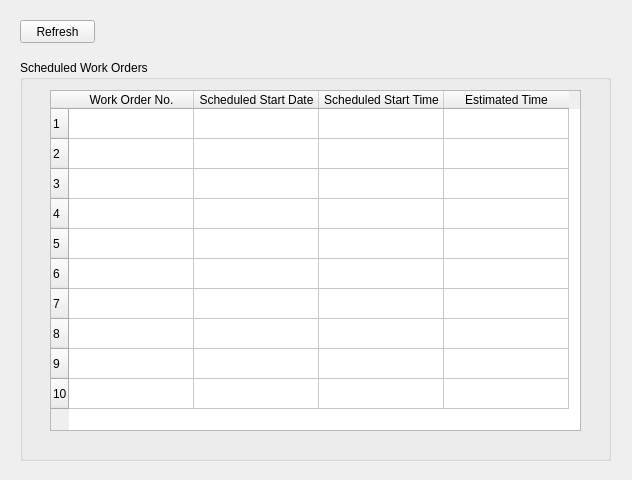
<?xml version="1.0" encoding="UTF-8"?>
<ui version="4.0">
 <class>Form</class>
 <widget class="QWidget" name="Form">
  <property name="geometry">
   <rect>
    <x>0</x>
    <y>0</y>
    <width>632</width>
    <height>480</height>
   </rect>
  </property>
  <property name="windowTitle">
   <string>Form</string>
  </property>
  <widget class="QGroupBox" name="groupBox">
   <property name="geometry">
    <rect>
     <x>20</x>
     <y>60</y>
     <width>591</width>
     <height>401</height>
    </rect>
   </property>
   <property name="title">
    <string>Scheduled Work Orders</string>
   </property>
   <widget class="QTableWidget" name="allWorkOrderTable">
    <property name="geometry">
     <rect>
      <x>30</x>
      <y>30</y>
      <width>531</width>
      <height>341</height>
     </rect>
    </property>
    <attribute name="horizontalHeaderDefaultSectionSize">
     <number>125</number>
    </attribute>
    <row>
     <property name="text">
      <string>1</string>
     </property>
    </row>
    <row>
     <property name="text">
      <string>2</string>
     </property>
    </row>
    <row>
     <property name="text">
      <string>3</string>
     </property>
    </row>
    <row>
     <property name="text">
      <string>4</string>
     </property>
    </row>
    <row>
     <property name="text">
      <string>5</string>
     </property>
    </row>
    <row>
     <property name="text">
      <string>6</string>
     </property>
    </row>
    <row>
     <property name="text">
      <string>7</string>
     </property>
    </row>
    <row>
     <property name="text">
      <string>8</string>
     </property>
    </row>
    <row>
     <property name="text">
      <string>9</string>
     </property>
    </row>
    <row>
     <property name="text">
      <string>10</string>
     </property>
    </row>
    <column>
     <property name="text">
      <string>Work Order No.</string>
     </property>
    </column>
    <column>
     <property name="text">
      <string>Scheduled Start Date</string>
     </property>
    </column>
    <column>
     <property name="text">
      <string>Scheduled Start Time</string>
     </property>
    </column>
    <column>
     <property name="text">
      <string>Estimated Time</string>
     </property>
    </column>
   </widget>
  </widget>
  <widget class="QPushButton" name="refreshButton">
   <property name="geometry">
    <rect>
     <x>20</x>
     <y>20</y>
     <width>75</width>
     <height>23</height>
    </rect>
   </property>
   <property name="text">
    <string>Refresh</string>
   </property>
  </widget>
 </widget>
 <resources/>
 <connections/>
</ui>
